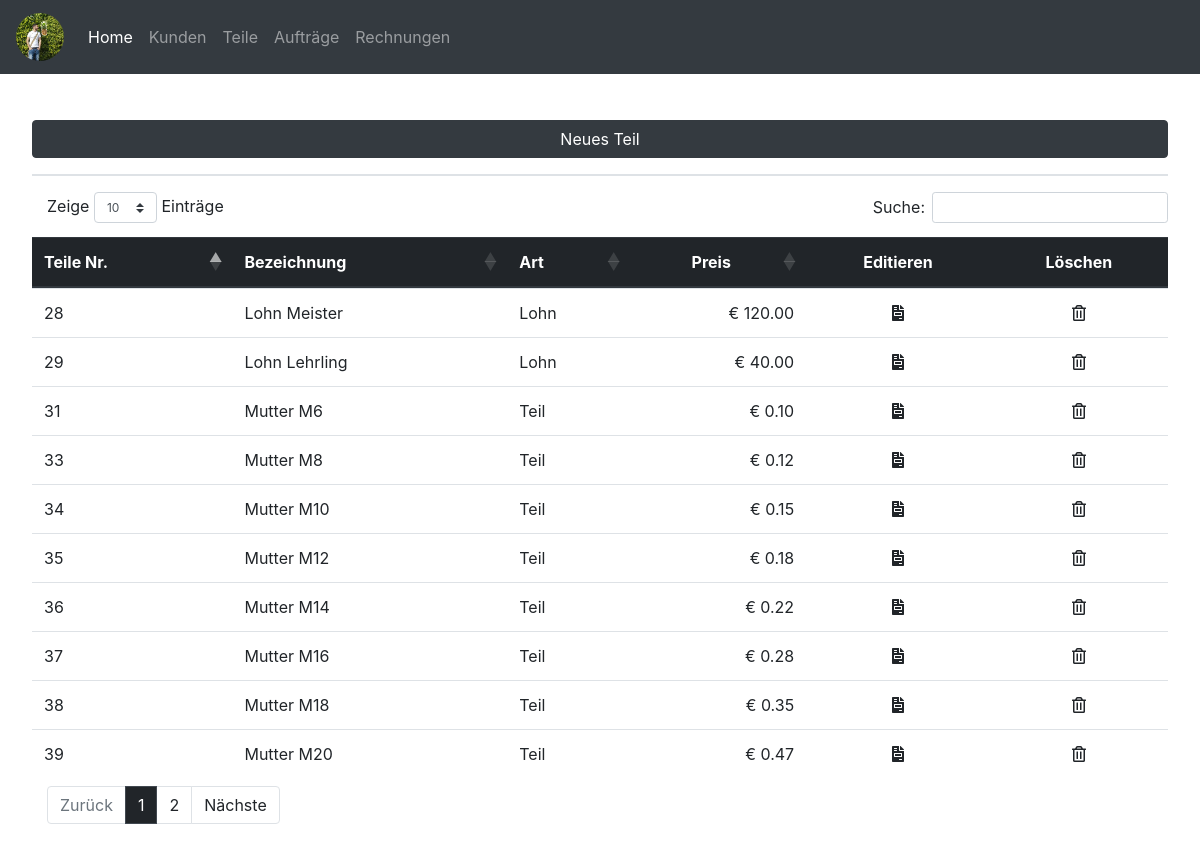
The app's page /part_list.php with its own data.
### tables this page shows
CREATE TABLE `teile` (
  `teileid` int(11) NOT NULL,
  `bezeichnung` text NOT NULL,
  `teileart` enum('Lohn','Teil') NOT NULL DEFAULT 'Lohn',
  `preis` float NOT NULL
);

### part_list.php (the view, shortened to what this page needs)
<?php include_once('connection.php') ?>
<?php include('header.php') ?>
<?php
$sql ="SELECT * FROM `teile`";
$result = $pdo->query($sql);
echo" <button type='button' class='btn btn-dark btn-new-car mb-3 mb-lg-0' data-toggle='modal' data-target='#partnewmodal'>Neues Teil</button><br /><hr />";
echo "<table id='parttable' class='display table table-hover'>";
echo "<thead class='thead-dark'>";
echo "<tr>";
echo "<th>Teile Nr.</th>";
echo "<th>Bezeichnung</th>";
echo "<th>Art</th>";
echo "<th><center>Preis</center></th>";
echo "<th><center>Editieren</center></th>";
echo "<th><center>Löschen</center></th>";
echo "</tr>";
echo "</thead>";
echo "<tbody>";
while($row = $result->fetch())
{
    echo "<tr href='part_edit.php?teileid=" . $row['teileid']."'>";
    echo "<td>".$row["teileid"]."</td>";
    echo "<td>".$row["bezeichnung"]."</td>";
    echo "<td>".$row["teileart"]."</td>";
    echo "<td class='text-right'>&euro; " . sprintf('%0.2f', $row['preis']) . "</td>";
    echo "<td><a  data-toggle='modal' data-target='#partupdatemodal" . $row["teileid"]."' name='id'><center><i class='fas fa-file-invoice'></i></center></a></td>";
    echo "<td><a href='part_delete.php?teileid=".$row['teileid']."'><center><i class='far fa-trash-alt'></i></center></a></td>";
    echo "</tr>";
?>
<?php
}
echo "</tbody>";
echo "</table>";
?>
<?php include('footer.php') ?>

### static/css/main.css (style rules this page uses)
body { margin: 0; padding: 0; }
.fas, .far { color: #212529; }
.btn-new-car { margin-top: 1rem; width: 100%; }
hr { border: 1px solid #dee2e6; }

### records on screen
teile: teileid "28", bezeichnung "Lohn Meister", teileart "Lohn", preis "120.00"
teile: teileid "29", bezeichnung "Lohn Lehrling", teileart "Lohn", preis "40.00"
teile: teileid "31", bezeichnung "Mutter M6", teileart "Teil", preis "0.10"
teile: teileid "33", bezeichnung "Mutter M8", teileart "Teil", preis "0.12"
teile: teileid "34", bezeichnung "Mutter M10", teileart "Teil", preis "0.15"
teile: teileid "35", bezeichnung "Mutter M12", teileart "Teil", preis "0.18"
teile: teileid "36", bezeichnung "Mutter M14", teileart "Teil", preis "0.22"
teile: teileid "37", bezeichnung "Mutter M16", teileart "Teil", preis "0.28"
teile: teileid "38", bezeichnung "Mutter M18", teileart "Teil", preis "0.35"
teile: teileid "39", bezeichnung "Mutter M20", teileart "Teil", preis "0.47"
